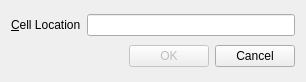
<?xml version="1.0" encoding="UTF-8"?>
<ui version="4.0">
 <class>GoToCellDialog</class>
 <widget class="QWidget" name="GoToCellDialog">
  <property name="geometry">
   <rect>
    <x>0</x>
    <y>0</y>
    <width>306</width>
    <height>82</height>
   </rect>
  </property>
  <property name="windowTitle">
   <string>Go to Cell</string>
  </property>
  <layout class="QVBoxLayout" name="verticalLayout">
   <item>
    <layout class="QHBoxLayout" name="horizontalLayout">
     <item>
      <widget class="QLabel" name="label">
       <property name="text">
        <string>&amp;Cell Location</string>
       </property>
       <property name="buddy">
        <cstring>lineEdit</cstring>
       </property>
      </widget>
     </item>
     <item>
      <widget class="QLineEdit" name="lineEdit"/>
     </item>
    </layout>
   </item>
   <item>
    <layout class="QHBoxLayout" name="horizontalLayout_2">
     <item>
      <spacer name="horizontalSpacer">
       <property name="orientation">
        <enum>Qt::Horizontal</enum>
       </property>
       <property name="sizeHint" stdset="0">
        <size>
         <width>40</width>
         <height>20</height>
        </size>
       </property>
      </spacer>
     </item>
     <item>
      <widget class="QPushButton" name="okButton">
       <property name="enabled">
        <bool>false</bool>
       </property>
       <property name="text">
        <string>OK</string>
       </property>
       <property name="default">
        <bool>true</bool>
       </property>
      </widget>
     </item>
     <item>
      <widget class="QPushButton" name="cancelButton">
       <property name="text">
        <string>Cancel</string>
       </property>
      </widget>
     </item>
    </layout>
   </item>
  </layout>
 </widget>
 <tabstops>
  <tabstop>lineEdit</tabstop>
  <tabstop>okButton</tabstop>
  <tabstop>cancelButton</tabstop>
 </tabstops>
 <resources/>
 <connections/>
</ui>
